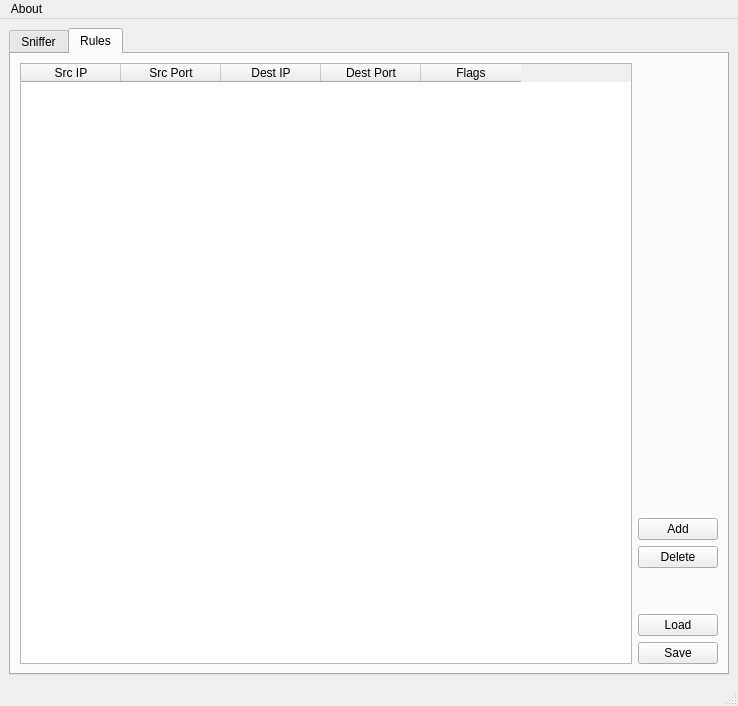
<?xml version="1.0" encoding="UTF-8"?>
<ui version="4.0">
 <class>MainWindow</class>
 <widget class="QMainWindow" name="MainWindow">
  <property name="geometry">
   <rect>
    <x>0</x>
    <y>0</y>
    <width>738</width>
    <height>706</height>
   </rect>
  </property>
  <property name="sizePolicy">
   <sizepolicy hsizetype="Fixed" vsizetype="Fixed">
    <horstretch>0</horstretch>
    <verstretch>0</verstretch>
   </sizepolicy>
  </property>
  <property name="minimumSize">
   <size>
    <width>738</width>
    <height>706</height>
   </size>
  </property>
  <property name="maximumSize">
   <size>
    <width>738</width>
    <height>706</height>
   </size>
  </property>
  <property name="windowTitle">
   <string>Dummy Firewall</string>
  </property>
  <widget class="QWidget" name="centralwidget">
   <layout class="QGridLayout" name="gridLayout_2">
    <item row="0" column="0">
     <layout class="QGridLayout" name="gridLayout">
      <item row="0" column="0">
       <widget class="QTabWidget" name="tabWidget">
        <property name="layoutDirection">
         <enum>Qt::LeftToRight</enum>
        </property>
        <property name="tabPosition">
         <enum>QTabWidget::North</enum>
        </property>
        <property name="tabShape">
         <enum>QTabWidget::Rounded</enum>
        </property>
        <property name="currentIndex">
         <number>1</number>
        </property>
        <property name="elideMode">
         <enum>Qt::ElideNone</enum>
        </property>
        <property name="usesScrollButtons">
         <bool>false</bool>
        </property>
        <widget class="QWidget" name="tab">
         <attribute name="title">
          <string>Sniffer</string>
         </attribute>
         <layout class="QGridLayout" name="gridLayout_4">
          <item row="0" column="0">
           <layout class="QGridLayout" name="gridLayout_3">
            <item row="0" column="0">
             <widget class="QListWidget" name="listWidget"/>
            </item>
            <item row="0" column="1">
             <layout class="QVBoxLayout" name="verticalLayout">
              <item>
               <widget class="QPushButton" name="btn_start">
                <property name="text">
                 <string>Start</string>
                </property>
               </widget>
              </item>
              <item>
               <widget class="QPushButton" name="btn_pause">
                <property name="text">
                 <string>Pause</string>
                </property>
               </widget>
              </item>
              <item>
               <widget class="QPushButton" name="btn_stop">
                <property name="text">
                 <string>Stop</string>
                </property>
               </widget>
              </item>
             </layout>
            </item>
           </layout>
          </item>
         </layout>
        </widget>
        <widget class="QWidget" name="tab_2">
         <attribute name="title">
          <string>Rules</string>
         </attribute>
         <layout class="QGridLayout" name="gridLayout_6">
          <item row="0" column="0">
           <layout class="QGridLayout" name="gridLayout_5">
            <item row="0" column="0">
             <widget class="QTableWidget" name="tableWidget">
              <property name="sizePolicy">
               <sizepolicy hsizetype="Expanding" vsizetype="Expanding">
                <horstretch>0</horstretch>
                <verstretch>0</verstretch>
               </sizepolicy>
              </property>
              <property name="minimumSize">
               <size>
                <width>0</width>
                <height>0</height>
               </size>
              </property>
              <column>
               <property name="text">
                <string>Src IP</string>
               </property>
              </column>
              <column>
               <property name="text">
                <string>Src Port</string>
               </property>
              </column>
              <column>
               <property name="text">
                <string>Dest IP</string>
               </property>
              </column>
              <column>
               <property name="text">
                <string>Dest Port</string>
               </property>
              </column>
              <column>
               <property name="text">
                <string>Flags</string>
               </property>
              </column>
             </widget>
            </item>
           </layout>
          </item>
          <item row="0" column="1">
           <layout class="QVBoxLayout" name="verticalLayout_2" stretch="3,0,0,0,0,0">
            <item>
             <spacer name="verticalSpacer">
              <property name="orientation">
               <enum>Qt::Vertical</enum>
              </property>
              <property name="sizeHint" stdset="0">
               <size>
                <width>20</width>
                <height>40</height>
               </size>
              </property>
             </spacer>
            </item>
            <item>
             <widget class="QPushButton" name="btn_add">
              <property name="text">
               <string>Add</string>
              </property>
             </widget>
            </item>
            <item>
             <widget class="QPushButton" name="btn_del">
              <property name="text">
               <string>Delete</string>
              </property>
             </widget>
            </item>
            <item>
             <spacer name="horizontalSpacer">
              <property name="orientation">
               <enum>Qt::Vertical</enum>
              </property>
              <property name="sizeType">
               <enum>QSizePolicy::Expanding</enum>
              </property>
              <property name="sizeHint" stdset="0">
               <size>
                <width>20</width>
                <height>40</height>
               </size>
              </property>
             </spacer>
            </item>
            <item>
             <widget class="QPushButton" name="btn_load">
              <property name="text">
               <string>Load</string>
              </property>
             </widget>
            </item>
            <item>
             <widget class="QPushButton" name="btn_save">
              <property name="text">
               <string>Save</string>
              </property>
             </widget>
            </item>
           </layout>
          </item>
         </layout>
        </widget>
       </widget>
      </item>
     </layout>
    </item>
   </layout>
  </widget>
  <widget class="QMenuBar" name="menubar">
   <property name="geometry">
    <rect>
     <x>0</x>
     <y>0</y>
     <width>738</width>
     <height>27</height>
    </rect>
   </property>
   <widget class="QMenu" name="menuAbout">
    <property name="title">
     <string>About</string>
    </property>
   </widget>
   <addaction name="menuAbout"/>
  </widget>
  <widget class="QStatusBar" name="statusbar"/>
 </widget>
 <resources/>
 <connections/>
</ui>
